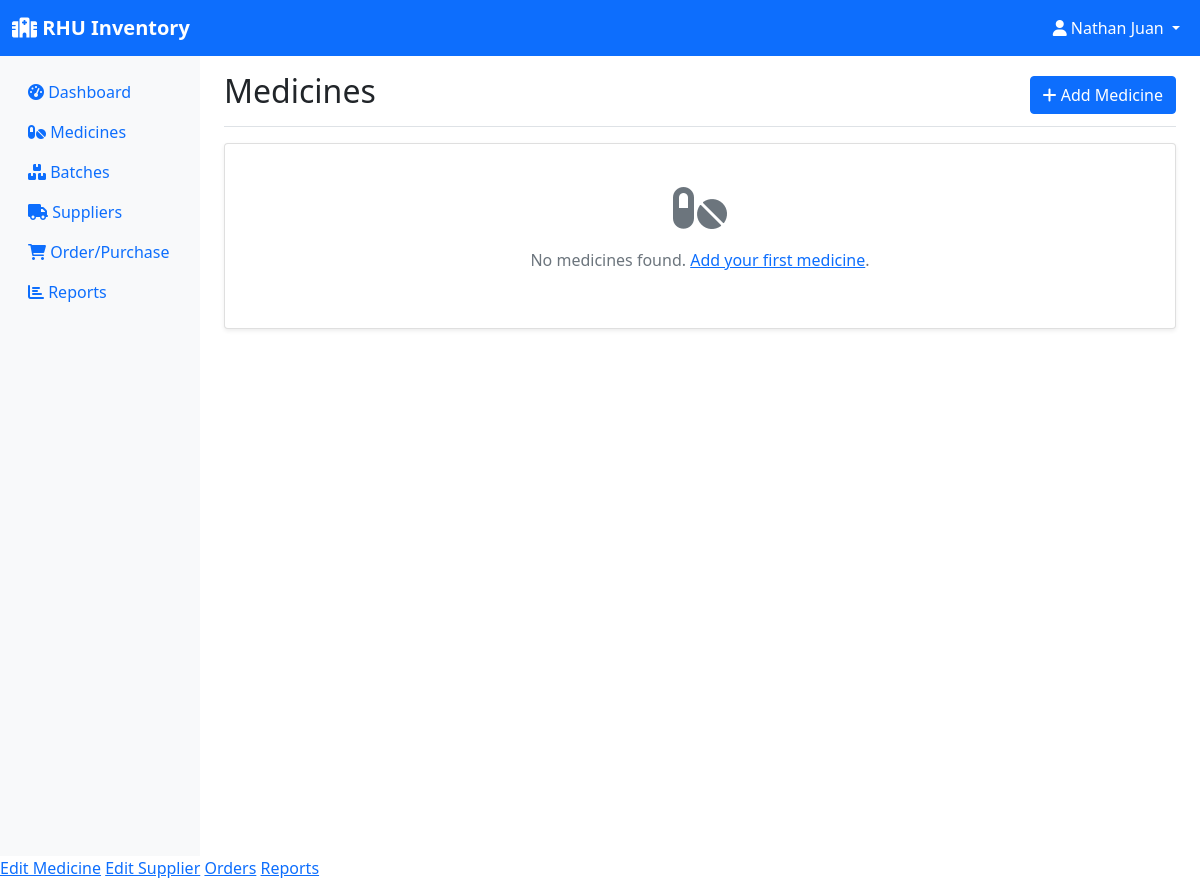
Before: /inventory (signed in) with the older database file.
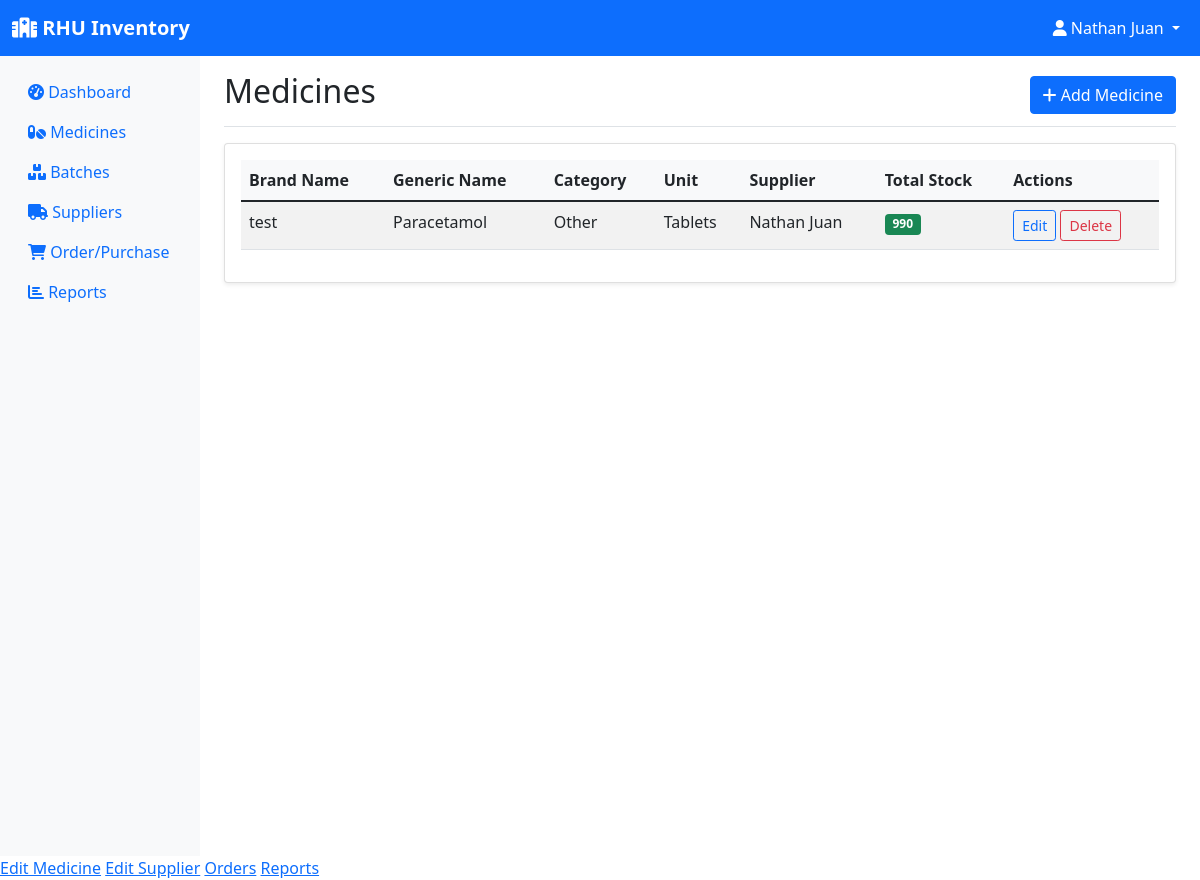
After: the same page with the newer database file.
### models.py (models this page shows, shortened)
class Medicine(db.Model):
    id = db.Column(db.Integer, primary_key=True)
    name = db.Column(db.String(100), nullable=False)
    generic_name = db.Column(db.String(100))
    category = db.Column(db.String(50))
    unit = db.Column(db.String(20))  # e.g., tablets, bottles, etc.
    supplier_id = db.Column(db.Integer, db.ForeignKey('supplier.id'), nullable=False)
    created_at = db.Column(db.DateTime, default=datetime.utcnow)
    batches = db.relationship('Batch', backref='medicine', lazy=True)
    order_items = db.relationship('OrderItem', backref='medicine', lazy=True)
    @property
    def total_quantity(self):
        return sum(batch.quantity for batch in self.batches)

class Supplier(db.Model):
    id = db.Column(db.Integer, primary_key=True)
    name = db.Column(db.String(100), nullable=False)
    contact_person = db.Column(db.String(100))
    phone = db.Column(db.String(20))
    email = db.Column(db.String(120))
    address = db.Column(db.String(200))
    created_at = db.Column(db.DateTime, default=datetime.utcnow)
    medicines = db.relationship('Medicine', backref='supplier', lazy=True)
    orders = db.relationship('Order', backref='supplier', lazy=True)

class Batch(db.Model):
    id = db.Column(db.Integer, primary_key=True)
    batch_number = db.Column(db.String(50), nullable=False)
    medicine_id = db.Column(db.Integer, db.ForeignKey('medicine.id'), nullable=False)
    quantity = db.Column(db.Integer, nullable=False)
    expiration_date = db.Column(db.Date, nullable=False)
    manufacturing_date = db.Column(db.Date)
    unit_price = db.Column(db.Float)
    created_at = db.Column(db.DateTime, default=datetime.utcnow)
    transactions = db.relationship('StockTransaction', backref='batch', lazy=True)

### app.py (the view)
@app.route('/inventory')
@login_required
def inventory():
    medicines = Medicine.query.all()
    return render_template('inventory.html', medicines=medicines)

### app.py (called while the page is built)
@login_manager.user_loader
def load_user(user_id):
    return User.query.get(int(user_id))

### templates/inventory.html (shortened to what this page needs)
{% extends "base.html" %}
{% block content %}
<div class="d-flex justify-content-between flex-wrap flex-md-nowrap align-items-center pt-3 pb-2 mb-3 border-bottom">
    <h1 class="h2">Medicines</h1>
    {% if current_user.role != 'employee' %}
    <a href="{{ url_for('add_medicine') }}" class="btn btn-primary">
        <i class="fas fa-plus"></i> Add Medicine
    </a>
    {% endif %}
</div>
<div class="card">
    <div class="card-body">
        {% if medicines %}
        <div class="table-responsive">
            <table class="table table-striped">
                <thead>
                    <tr>
                        <th>Brand Name</th>
                        <th>Generic Name</th>
                        <th>Category</th>
                        <th>Unit</th>
                        <th>Supplier</th>
                        <th>Total Stock</th>
                        <th>Actions</th>
                    </tr>
                </thead>
                <tbody>
                    {% for medicine in medicines %}
                    <tr>
                        <td>{{ medicine.name }}</td>
                        <td>{{ medicine.generic_name or '-' }}</td>
                        <td>{{ medicine.category or '-' }}</td>
                        <td>{{ medicine.unit or '-' }}</td>
                        <td>{{ medicine.supplier.name }}</td>
                        <td>
                            <span class="badge bg-{{ 'danger' if medicine.total_quantity <= 10 else 'success' }}">
                                {{ medicine.total_quantity }}
                            </span>
                        </td>
                        <td>
                            {% if current_user.role != 'employee' %}
                                <a href="{{ url_for('edit_medicine', id=medicine.id) }}" class="btn btn-sm btn-outline-primary">
                                    Edit
                                </a>
                            {% endif %}
                            <form method="POST" action="{{ url_for('delete_medicine', id=medicine.id) }}" class="d-inline"
                                  onsubmit="return confirm('Are you sure you want to delete this medicine?');">
                                {% if current_user.role == 'admin' %}
                                    <button type="submit" class="btn btn-sm btn-outline-danger">Delete</button>
                                {% endif %}
                            </form>
                        </td>
                    </tr>
                    {% endfor %}
                </tbody>
            </table>
        </div>
        {% else %}
        <div class="text-center py-4">
            <i class="fas fa-pills fa-3x text-muted mb-3"></i>
            <p class="text-muted">No medicines found. <a href="{{ url_for('add_medicine') }}">Add your first medicine</a>.</p>
        </div>
        {% endif %}
    </div>
</div>
{% endblock %}

Changed rows visible on the page:
added Medicine: name "test", generic_name "Paracetamol", category "Other", unit "Tablets", supplier.name "Nathan Juan", total_quantity "990"
Other visible differences:
text no longer shown: "No medicines found. Add your first medicine ."
text now shown: "Brand Name Generic Name Category Unit Supplier Total Stock Actions"
